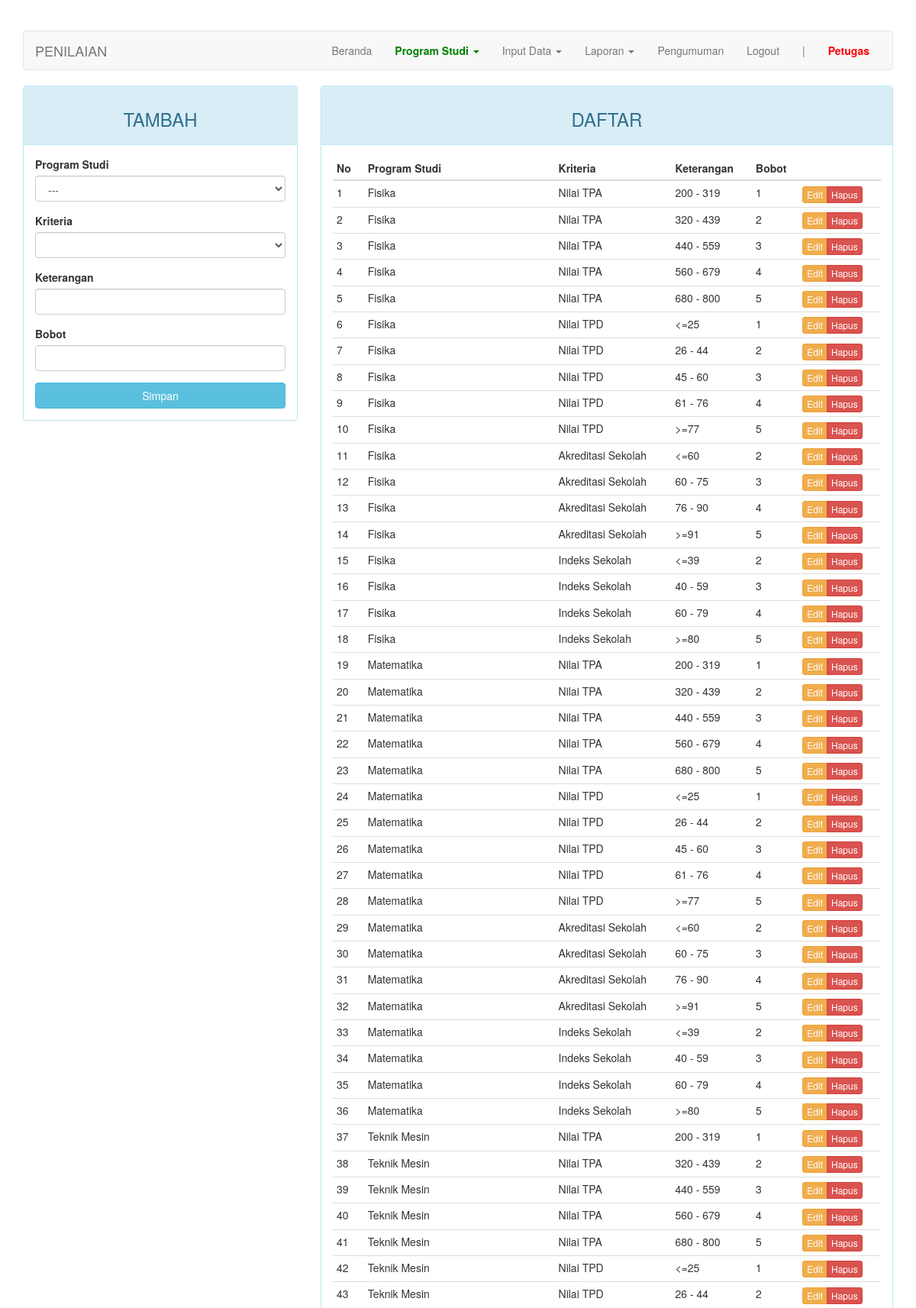
Screenshot of /index.php?page=penilaian (signed in, upper part) with the database file from the repository.
### tables this page shows
CREATE TABLE IF NOT EXISTS `penilaian` (
  `kd_penilaian` int(11) NOT NULL AUTO_INCREMENT,
  `kd_prodi` int(11) DEFAULT NULL,
  `kd_kriteria` int(11) NOT NULL,
  `keterangan` varchar(20) NOT NULL,
  `bobot_nilai` tinyint(1) DEFAULT NULL,
  PRIMARY KEY (`kd_penilaian`),
  KEY `fk_kriteria` (`kd_kriteria`),
  KEY `fk_prodi` (`kd_prodi`)
);

CREATE TABLE IF NOT EXISTS `prodi` (
  `kd_prodi` int(11) NOT NULL AUTO_INCREMENT,
  `nama_prodi` varchar(50) DEFAULT NULL,
  PRIMARY KEY (`kd_prodi`)
);

CREATE TABLE IF NOT EXISTS `kriteria` (
  `kd_kriteria` int(11) NOT NULL AUTO_INCREMENT,
  `kd_prodi` int(11) NOT NULL,
  `nama` varchar(50) DEFAULT NULL,
  `sifat` enum('min','max') DEFAULT NULL,
  PRIMARY KEY (`kd_kriteria`),
  KEY `kd_prodi` (`kd_prodi`),
  KEY `kd_prodi_2` (`kd_prodi`)
);

### page/penilaian.php (the view, shortened to what this page needs)
<?php
$update = (isset($_GET['action']) AND $_GET['action'] == 'update') ? true : false;
?>
<div class="row">
	<div class="col-md-4">
	    <div class="panel panel-<?= ($update) ? "warning" : "info" ?>">
	        <div class="panel-heading"><h3 class="text-center"><?= ($update) ? "EDIT" : "TAMBAH" ?></h3></div>
	        <div class="panel-body">
	            <form action="<?=$_SERVER['REQUEST_URI']?>" method="POST">
									<div class="form-group">
	                  <label for="kd_prodi">Program Studi</label>
										<select class="form-control" name="kd_prodi" id="prodi">
											<option>---</option>
										</select>
									</div>
									<div class="form-group">
	                  <label for="kd_kriteria">Kriteria</label>
										<select class="form-control" name="kd_kriteria" id="kriteria">
										</select>
									</div>
	                <div class="form-group">
	                    <label for="keterangan">Keterangan</label>
	                    <input type="text" name="keterangan" class="form-control" <?= (!$update) ?: 'value="'.$row["keterangan"].'"' ?>>
	                </div>
	                <div class="form-group">
	                    <label for="bobot_nilai">Bobot</label>
	                    <input type="text" name="bobot_nilai" class="form-control" <?= (!$update) ?: 'value="'.$row["bobot_nilai"].'"' ?>>
	                </div>
	                <button type="submit" class="btn btn-<?= ($update) ? "warning" : "info" ?> btn-block">Simpan</button>
	            </form>
	        </div>
	    </div>
	</div>
	<div class="col-md-8">
	    <div class="panel panel-info">
	        <div class="panel-heading"><h3 class="text-center">DAFTAR</h3></div>
	        <div class="panel-body">
	            <table class="table table-condensed">
	                <thead>
	                    <tr>
	                        <th>No</th>
	                        <th>Program Studi</th>
	                        <th>Kriteria</th>
	                        <th>Keterangan</th>
	                        <th>Bobot</th>
	                        <th></th>
	                    </tr>
	                </thead>
	                <tbody>
	                    <?php $no = 1; ?>
	                    <?php if ($query = $connection->query("SELECT a.kd_penilaian, c.nama_prodi AS nama_prodi, b.nama AS nama_kriteria, a.keterangan, a.bobot_nilai FROM penilaian a JOIN kriteria b ON a.kd_kriteria=b.kd_kriteria JOIN prodi c ON a.kd_prodi=c.kd_prodi")): ?>
	                        <?php while($row = $query->fetch_assoc()): ?>
	                        <tr>
	                            <td><?=$no++?></td>
	                            <td><?=$row['nama_prodi']?></td>
	                            <td><?=$row['nama_kriteria']?></td>
	                            <td><?=$row['keterangan']?></td>
	                            <td><?=$row['bobot_nilai']?></td>
	                            <td>
	                                <div class="btn-group">
	                                    <a href="?page=penilaian&action=update&key=<?=$row['kd_penilaian']?>" class="btn btn-warning btn-xs">Edit</a>
	                                    <a href="?page=penilaian&action=delete&key=<?=$row['kd_penilaian']?>" class="btn btn-danger btn-xs">Hapus</a>
	                                </div>
	                            </td>
	                        </tr>
	                        <?php endwhile ?>
	                    <?php endif ?>
	                </tbody>
	            </table>
	        </div>
	    </div>
	</div>
</div>

### index.php (style rules this page uses)
body { margin-top: 40px; }

### rows the page displays
penilaian: kd_prodi.nama_prodi "Fisika", kd_kriteria.nama "Nilai TPA", keterangan "200 - 319", bobot_nilai "1"
penilaian: kd_prodi.nama_prodi "Fisika", kd_kriteria.nama "Nilai TPA", keterangan "320 - 439", bobot_nilai "2"
penilaian: kd_prodi.nama_prodi "Fisika", kd_kriteria.nama "Nilai TPA", keterangan "440 - 559", bobot_nilai "3"
penilaian: kd_prodi.nama_prodi "Fisika", kd_kriteria.nama "Nilai TPA", keterangan "560 - 679", bobot_nilai "4"
penilaian: kd_prodi.nama_prodi "Fisika", kd_kriteria.nama "Nilai TPA", keterangan "680 - 800", bobot_nilai "5"
penilaian: kd_prodi.nama_prodi "Fisika", kd_kriteria.nama "Nilai TPD", keterangan "<=25", bobot_nilai "1"
penilaian: kd_prodi.nama_prodi "Fisika", kd_kriteria.nama "Nilai TPD", keterangan "26 - 44", bobot_nilai "2"
penilaian: kd_prodi.nama_prodi "Fisika", kd_kriteria.nama "Nilai TPD", keterangan "45 - 60", bobot_nilai "3"
penilaian: kd_prodi.nama_prodi "Fisika", kd_kriteria.nama "Nilai TPD", keterangan "61 - 76", bobot_nilai "4"
penilaian: kd_prodi.nama_prodi "Fisika", kd_kriteria.nama "Nilai TPD", keterangan ">=77", bobot_nilai "5"
penilaian: kd_prodi.nama_prodi "Fisika", kd_kriteria.nama "Akreditasi Sekolah", keterangan "<=60", bobot_nilai "2"
penilaian: kd_prodi.nama_prodi "Fisika", kd_kriteria.nama "Akreditasi Sekolah", keterangan "60 - 75", bobot_nilai "3"
penilaian: kd_prodi.nama_prodi "Fisika", kd_kriteria.nama "Akreditasi Sekolah", keterangan "76 - 90", bobot_nilai "4"
penilaian: kd_prodi.nama_prodi "Fisika", kd_kriteria.nama "Akreditasi Sekolah", keterangan ">=91", bobot_nilai "5"
penilaian: kd_prodi.nama_prodi "Fisika", kd_kriteria.nama "Indeks Sekolah", keterangan "<=39", bobot_nilai "2"
penilaian: kd_prodi.nama_prodi "Fisika", kd_kriteria.nama "Indeks Sekolah", keterangan "40 - 59", bobot_nilai "3"
penilaian: kd_prodi.nama_prodi "Fisika", kd_kriteria.nama "Indeks Sekolah", keterangan "60 - 79", bobot_nilai "4"
penilaian: kd_prodi.nama_prodi "Fisika", kd_kriteria.nama "Indeks Sekolah", keterangan ">=80", bobot_nilai "5"
penilaian: kd_prodi.nama_prodi "Matematika", kd_kriteria.nama "Nilai TPA", keterangan "200 - 319", bobot_nilai "1"
penilaian: kd_prodi.nama_prodi "Matematika", kd_kriteria.nama "Nilai TPA", keterangan "320 - 439", bobot_nilai "2"
penilaian: kd_prodi.nama_prodi "Matematika", kd_kriteria.nama "Nilai TPA", keterangan "440 - 559", bobot_nilai "3"
penilaian: kd_prodi.nama_prodi "Matematika", kd_kriteria.nama "Nilai TPA", keterangan "560 - 679", bobot_nilai "4"
penilaian: kd_prodi.nama_prodi "Matematika", kd_kriteria.nama "Nilai TPA", keterangan "680 - 800", bobot_nilai "5"
penilaian: kd_prodi.nama_prodi "Matematika", kd_kriteria.nama "Nilai TPD", keterangan "<=25", bobot_nilai "1"
penilaian: kd_prodi.nama_prodi "Matematika", kd_kriteria.nama "Nilai TPD", keterangan "26 - 44", bobot_nilai "2"
penilaian: kd_prodi.nama_prodi "Matematika", kd_kriteria.nama "Nilai TPD", keterangan "45 - 60", bobot_nilai "3"
penilaian: kd_prodi.nama_prodi "Matematika", kd_kriteria.nama "Nilai TPD", keterangan "61 - 76", bobot_nilai "4"
penilaian: kd_prodi.nama_prodi "Matematika", kd_kriteria.nama "Nilai TPD", keterangan ">=77", bobot_nilai "5"
penilaian: kd_prodi.nama_prodi "Matematika", kd_kriteria.nama "Akreditasi Sekolah", keterangan "<=60", bobot_nilai "2"
penilaian: kd_prodi.nama_prodi "Matematika", kd_kriteria.nama "Akreditasi Sekolah", keterangan "60 - 75", bobot_nilai "3"
penilaian: kd_prodi.nama_prodi "Matematika", kd_kriteria.nama "Akreditasi Sekolah", keterangan "76 - 90", bobot_nilai "4"
penilaian: kd_prodi.nama_prodi "Matematika", kd_kriteria.nama "Akreditasi Sekolah", keterangan ">=91", bobot_nilai "5"
penilaian: kd_prodi.nama_prodi "Matematika", kd_kriteria.nama "Indeks Sekolah", keterangan "<=39", bobot_nilai "2"
penilaian: kd_prodi.nama_prodi "Matematika", kd_kriteria.nama "Indeks Sekolah", keterangan "40 - 59", bobot_nilai "3"
penilaian: kd_prodi.nama_prodi "Matematika", kd_kriteria.nama "Indeks Sekolah", keterangan "60 - 79", bobot_nilai "4"
penilaian: kd_prodi.nama_prodi "Matematika", kd_kriteria.nama "Indeks Sekolah", keterangan ">=80", bobot_nilai "5"
penilaian: kd_prodi.nama_prodi "Teknik Mesin", kd_kriteria.nama "Nilai TPA", keterangan "200 - 319", bobot_nilai "1"
penilaian: kd_prodi.nama_prodi "Teknik Mesin", kd_kriteria.nama "Nilai TPA", keterangan "320 - 439", bobot_nilai "2"
penilaian: kd_prodi.nama_prodi "Teknik Mesin", kd_kriteria.nama "Nilai TPA", keterangan "440 - 559", bobot_nilai "3"
penilaian: kd_prodi.nama_prodi "Teknik Mesin", kd_kriteria.nama "Nilai TPA", keterangan "560 - 679", bobot_nilai "4"
penilaian: kd_prodi.nama_prodi "Teknik Mesin", kd_kriteria.nama "Nilai TPA", keterangan "680 - 800", bobot_nilai "5"
penilaian: kd_prodi.nama_prodi "Teknik Mesin", kd_kriteria.nama "Nilai TPD", keterangan "<=25", bobot_nilai "1"
penilaian: kd_prodi.nama_prodi "Teknik Mesin", kd_kriteria.nama "Nilai TPD", keterangan "26 - 44", bobot_nilai "2"

### other values shown
$str "PENILAIAN"
$_SESSION["username"] "Petugas"
